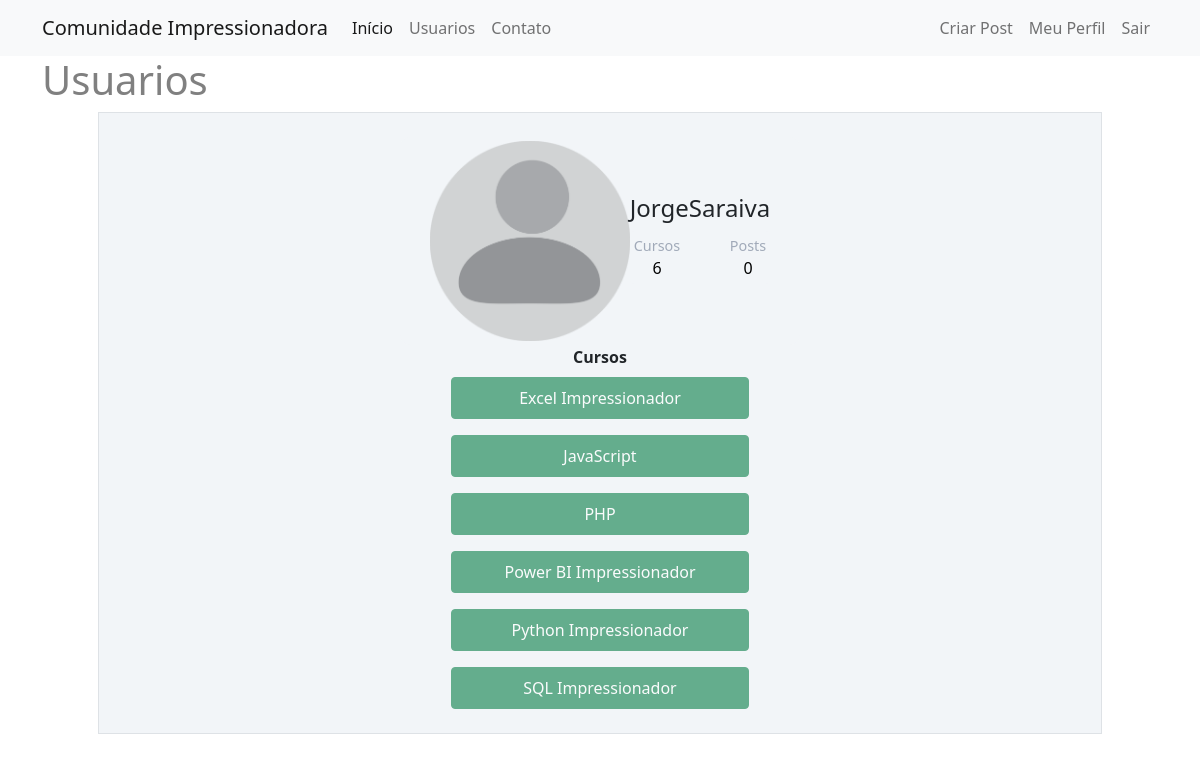
Page /usuarios (signed in) on the earlier database version.
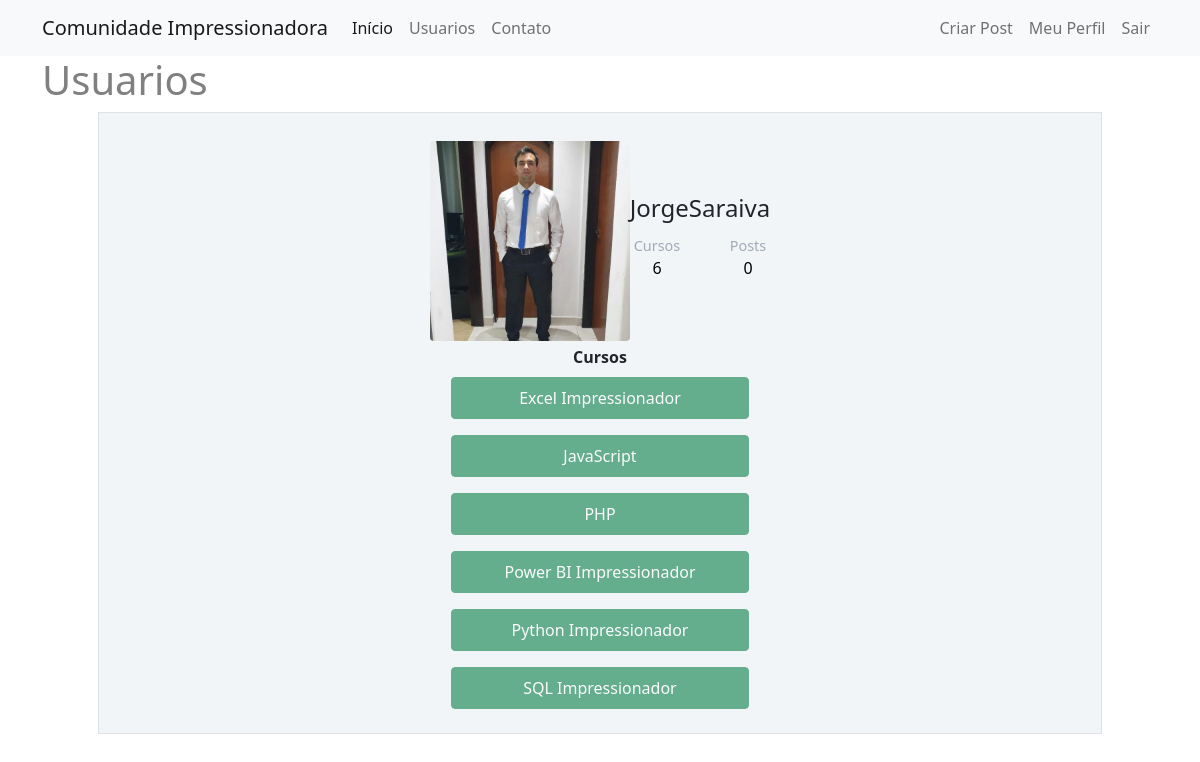
Same page on the later database version.
### comunidadehashtagpython/models.py (models this page shows)
class Usuario(database.Model, UserMixin):
    id = database.Column(database.Integer, primary_key=True)
    username = database.Column(database.String, nullable=False)
    email = database.Column(database.String, nullable=False, unique=True)
    senha = database.Column(database.String, nullable=False)
    foto_perfil = database.Column(database.String, default='default.jpg')
    posts = database.relationship('Post', backref='autor', lazy=True)
    cursos = database.Column(database.String, nullable=False, default="")
    def contar_posts(self):
        return len(self.posts)

### comunidadehashtagpython/routes.py (the view)
@app.route("/usuarios")  # informar qual o link que será a homepage
@login_required  # Bloqueia a página, para evitar que pessoas não logadas possam visualizar os dados
def usuarios():
    lista_usuarios = Usuario.query.all()
    return render_template('usuarios.html', lista_usuarios=lista_usuarios)

### comunidadehashtagpython/models.py (called while the page is built)
@login_manager.user_loader
def load_usuario(id_usuario):
    return Usuario.query.get(int(id_usuario))

### comunidadehashtagpython/templates/usuarios.html (shortened to what this page needs)
{% extends 'base.html' %}
{% block body %}
    <div class="container">
        <h1>Usuarios</h1>
        {% for usuario in lista_usuarios %}
    <div id="container2" class="border meupost p-3 mx-auto" style="width: 90%; text-align: center">
        <div class="container mt-2 d-flex justify-content-center ">
            <div class="card meupost">
                <div class="d-flex align-content-start flex-wrap align-items-center justify-content-center m-1">
                        <div class="image">
                            <img src="{{ url_for('static', filename='fotos_perfil/{}'.format(usuario.foto_perfil)) }}" class="rounded" width="200" >
                        </div>
                        <div class="float-md-end mb-1">
                            <h4 class="mb-0 mt-0">{{ usuario.username }}</h4>
                            <div class="p-1 mt-2 bg-primary d-flex justify-content-between rounded text-white stats">
                                <div class="d-flex flex-column">
                                        <span class="articles" style="font-size: 0.9em">Cursos</span>
                                    {% if current_user.cursos %}
                                    <div class="d-flex flex-column"> <span class="number1">{{ usuario.cursos.count(';') + 1 }}</span> </div>
                                    {% else %}
                                        <span class="number1">0</span>
                                    {% endif %}
                                </div>
                                <div class="d-flex flex-column">
                                    <span class="rating ms-4" style="font-size: 0.9em">Posts</span>
                                    <span class="number3 ms-4">{{ usuario.contar_posts() }}</span>
                                </div>
                            </div>
                        </div>
                    </div>
                </div>
            </div>
        <div class="row justify-content-center">
            <div class="col col-8 cursos" style="text-align: center">
                <strong>Cursos</strong><br>
                {% for curso in usuario.cursos.split(';') %}
                    {% if curso %}
                        <div class="row justify-content-center" style="text-align: center">
                        <button type="button" class="btn btn-success m-2 p-2" disabled>{{ curso }}</button>
                        </div>
                     {% else %}
                        <div class="row justify-content-center" style="text-align: center">
                            <button type="button" class="btn btn-success mt-2" disabled>Não Informado</button>
                        </div>
                    {% endif %}
                {% endfor %}
            </div>
        </div>
        </div>
    {% endfor %}
    </div>
{% endblock %}

### comunidadehashtagpython/templates/base.html (shortened to what this page needs)
<!DOCTYPE html>
<html lang="pt-br">
    <head>
        <link href="https://cdn.jsdelivr.net/npm/bootstrap@5.0.2/dist/css/bootstrap.min.css" rel="stylesheet">
        <link rel="stylesheet" type="text/css" href="{{ url_for('static', filename='main.css') }}">
    </head>
    <body>
        {% include 'navbar.html' %}
        {% block body %}
        {% endblock %}
    </body>
</html>

### comunidadehashtagpython/templates/navbar.html (shortened to what this page needs)
<!DOCTYPE html>
<html lang="pt-br">
<head>
</head>
  <body>
    <nav class="navbar navbar-expand-lg navbar-light bg-light">
      <div class="container-fluid container">
        <a class="navbar-brand" href="{{ url_for('home')}}">Comunidade Impressionadora</a>
        <div class="collapse navbar-collapse" id="navbarSupportedContent">
          <ul class="navbar-nav me-auto mb-2 mb-lg-0">
            <li class="nav-item">
              <a class="nav-link active" aria-current="page" href="{{ url_for('home')}}">Início</a>
            </li>
            <li class="nav-item">
              <a class="nav-link" href="{{ url_for('usuarios')}}">Usuarios</a>
            </li>
            <li class="nav-item">
              <a class="nav-link" href="{{ url_for('contato')}}">Contato</a>
            </li>
          </ul>
          <ul class="navbar-nav d-flex">
            {% if current_user.is_authenticated %}
              <li class="nav-item">
                <a class="nav-link" href="{{ url_for('criar_post') }}">Criar Post</a>
              </li>
              <li class="nav-item">
                <a class="nav-link" href="{{ url_for('perfil') }}">Meu Perfil</a>
              </li>
              <li class="nav-item">
                <a class="nav-link" href="{{ url_for('sair') }}">Sair</a>
              </li>
            {% endif %}
          </ul>
        </div>
      </div>
    </nav>
  </body>
</html>

### comunidadehashtagpython/static/main.css (style rules this page uses)
.card { width: 400px; border: none; border-radius: 10px; background-color: #fff; }
.stats { background: #f2f5f8 !important; color: #000 !important; }
.articles { font-size:10px; color: #a1aab9; }
h1 { color: grey; }
.number1 { font-weight:500; }
.rating { font-size:10px; color: #a1aab9; }
.number3 { font-weight:500; }
.meupost { background: #f2f5f8 !important; }
@media (min-width: 1200px) { .cursos { width: 30%; } }

Differences in the rows shown:
changed Usuario "JorgeSaraiva": foto_perfil: picture added in place of a placeholder
